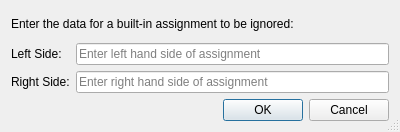
<?xml version="1.0" encoding="UTF-8"?>
<ui version="4.0">
 <class>CodeStyleAddBuiltinIgnoreDialog</class>
 <widget class="QDialog" name="CodeStyleAddBuiltinIgnoreDialog">
  <property name="geometry">
   <rect>
    <x>0</x>
    <y>0</y>
    <width>400</width>
    <height>132</height>
   </rect>
  </property>
  <property name="windowTitle">
   <string>Add Built-in Assignment</string>
  </property>
  <property name="sizeGripEnabled">
   <bool>true</bool>
  </property>
  <layout class="QGridLayout" name="gridLayout">
   <item row="0" column="0" colspan="2">
    <widget class="QLabel" name="label">
     <property name="text">
      <string>Enter the data for a built-in assignment to be ignored:</string>
     </property>
     <property name="wordWrap">
      <bool>true</bool>
     </property>
    </widget>
   </item>
   <item row="1" column="0">
    <widget class="QLabel" name="label_2">
     <property name="text">
      <string>Left Side:</string>
     </property>
    </widget>
   </item>
   <item row="1" column="1">
    <widget class="QLineEdit" name="leftEdit">
     <property name="placeholderText">
      <string>Enter left hand side of assignment</string>
     </property>
     <property name="clearButtonEnabled">
      <bool>true</bool>
     </property>
    </widget>
   </item>
   <item row="2" column="0">
    <widget class="QLabel" name="label_3">
     <property name="text">
      <string>Right Side:</string>
     </property>
    </widget>
   </item>
   <item row="2" column="1">
    <widget class="QLineEdit" name="rightEdit">
     <property name="placeholderText">
      <string>Enter right hand side of assignment</string>
     </property>
     <property name="clearButtonEnabled">
      <bool>true</bool>
     </property>
    </widget>
   </item>
   <item row="3" column="0" colspan="2">
    <widget class="QDialogButtonBox" name="buttonBox">
     <property name="orientation">
      <enum>Qt::Horizontal</enum>
     </property>
     <property name="standardButtons">
      <set>QDialogButtonBox::Cancel|QDialogButtonBox::Ok</set>
     </property>
    </widget>
   </item>
  </layout>
 </widget>
 <resources/>
 <connections>
  <connection>
   <sender>buttonBox</sender>
   <signal>accepted()</signal>
   <receiver>CodeStyleAddBuiltinIgnoreDialog</receiver>
   <slot>accept()</slot>
   <hints>
    <hint type="sourcelabel">
     <x>248</x>
     <y>254</y>
    </hint>
    <hint type="destinationlabel">
     <x>157</x>
     <y>274</y>
    </hint>
   </hints>
  </connection>
  <connection>
   <sender>buttonBox</sender>
   <signal>rejected()</signal>
   <receiver>CodeStyleAddBuiltinIgnoreDialog</receiver>
   <slot>reject()</slot>
   <hints>
    <hint type="sourcelabel">
     <x>316</x>
     <y>260</y>
    </hint>
    <hint type="destinationlabel">
     <x>286</x>
     <y>274</y>
    </hint>
   </hints>
  </connection>
 </connections>
</ui>
